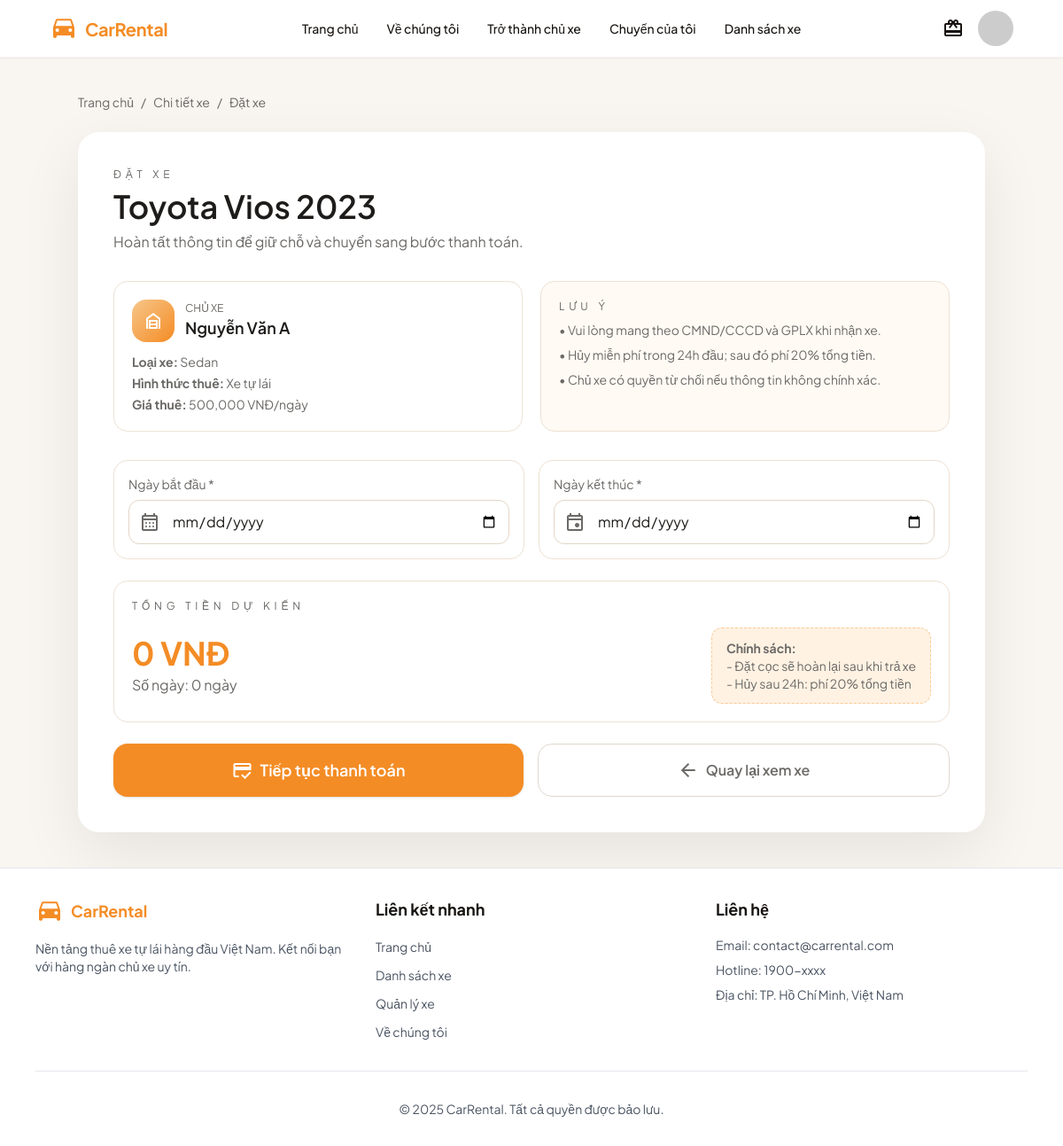
Screenshot of /client/booking.php?car_id=1 (signed in) with the database file from the repository.
### tables this page shows
CREATE TABLE IF NOT EXISTS cars (
    id INT AUTO_INCREMENT PRIMARY KEY,
    owner_id INT NOT NULL,
    name VARCHAR(200) NOT NULL,
    description TEXT,
    image VARCHAR(255),
    price_per_day DECIMAL(10,2) NOT NULL,
    car_type VARCHAR(50) NOT NULL,
    seats INT DEFAULT 4,
    transmission ENUM('auto', 'manual') DEFAULT 'auto',
    fuel ENUM('gasoline', 'diesel', 'electric', 'hybrid') DEFAULT 'gasoline',
    rental_type ENUM('self-drive', 'with-driver', 'long-term') DEFAULT 'self-drive',
    location VARCHAR(100) DEFAULT 'hcm',
    status ENUM('available', 'rented', 'maintenance') DEFAULT 'available',
    created_at TIMESTAMP DEFAULT CURRENT_TIMESTAMP,
    FOREIGN KEY (owner_id) REFERENCES users(id) ON DELETE CASCADE
);

CREATE TABLE IF NOT EXISTS users (
    id INT AUTO_INCREMENT PRIMARY KEY,
    username VARCHAR(50) UNIQUE NOT NULL,
    email VARCHAR(100) UNIQUE NOT NULL,
    password VARCHAR(255) NOT NULL,
    role ENUM('user', 'admin', 'host') DEFAULT 'user',
    full_name VARCHAR(100) NOT NULL,
    phone VARCHAR(20),
    avatar VARCHAR(255) DEFAULT NULL,
    created_at TIMESTAMP DEFAULT CURRENT_TIMESTAMP
);

### client/booking.php (the view, shortened to what this page needs)
<?php
require_once '../config/database.php';
$car_id = $_GET['car_id'] ?? 0;
$stmt = $conn->prepare("SELECT c.*, u.full_name as owner_name
    FROM cars c
    JOIN users u ON c.owner_id = u.id
    WHERE c.id = ? AND c.status = 'available'");
$stmt->bind_param("i", $car_id);
$stmt->execute();
$result = $stmt->get_result();
$car = $result->fetch_assoc();
$car_type_labels = [
    'sedan'     => 'Sedan',
    'suv'       => 'SUV',
    'mpv'       => 'MPV',
    'pickup'    => 'Bán tải',
    'hatchback' => 'Hatchback',
    'van'       => 'Xe khách',
];
$rental_type_labels = [
    'self-drive'  => 'Xe tự lái',
    'with-driver' => 'Xe có tài xế',
    'long-term'   => 'Thuê dài hạn',
];
?>
<!DOCTYPE html>
<html lang="vi" class="light">
<head>
    <script src="https://cdn.tailwindcss.com?plugins=forms,container-queries"></script>
</head>
<body class="font-display bg-background text-[#1e1c1a]">
    <div class="min-h-screen flex flex-col">
        <div class="bg-white shadow-sm sticky top-0 z-10">
            <?php include '../includes/header.php'; ?>
        </div>
        <main class="px-4 py-10 flex-1">
            <div class="max-w-5xl mx-auto space-y-6">
                <div class="flex items-center text-sm text-slate gap-2">
                    <a href="../index.php" class="hover:text-primary">Trang chủ</a>
                    <span>/</span>
                    <a href="car-detail.php?id=<?php echo (int)$car_id; ?>" class="hover:text-primary">Chi tiết xe</a>
                    <span>/</span>
                    <span>Đặt xe</span>
                </div>
                <section class="bg-white rounded-3xl shadow-card p-6 md:p-10 space-y-8">
                    <div>
                        <p class="text-xs uppercase tracking-[0.4em] text-slate mb-2">Đặt xe</p>
                        <h1 class="text-3xl md:text-4xl font-semibold"><?php echo htmlspecialchars($car['name']); ?></h1>
                        <p class="text-slate mt-2">Hoàn tất thông tin để giữ chỗ và chuyển sang bước thanh toán.</p>
                    </div>
                    <div class="grid gap-5 md:grid-cols-2">
                        <div class="border border-[#eee1d4] rounded-2xl p-5 space-y-3">
                            <div class="flex items-center gap-3">
                                <div class="w-12 h-12 rounded-2xl bg-gradient-to-br from-[#f7c68a] to-[#f48c25] flex items-center justify-center text-white">
                                    <span class="material-symbols-outlined text-2xl">garage_home</span>
                                </div>
                                <div>
                                    <p class="text-xs uppercase text-slate">Chủ xe</p>
                                    <p class="font-semibold text-lg"><?php echo htmlspecialchars($car['owner_name']); ?></p>
                                </div>
                            </div>
                            <div class="text-sm text-slate space-y-1">
                                <p><strong>Loại xe:</strong> <?php echo htmlspecialchars($car_type_labels[$car['car_type']] ?? ucfirst($car['car_type'])); ?></p>
                                <p><strong>Hình thức thuê:</strong> <?php echo htmlspecialchars($rental_type_labels[$car['rental_type']] ?? $car['rental_type']); ?></p>
                                <p><strong>Giá thuê:</strong> <?php echo number_format($car['price_per_day']); ?> VNĐ/ngày</p>
                            </div>
                        </div>
                        <div class="border border-[#eee1d4] rounded-2xl p-5 bg-[#fffaf4] text-sm text-slate space-y-2">
                            <p class="text-xs uppercase tracking-[0.4em]">Lưu ý</p>
                            <p>• Vui lòng mang theo CMND/CCCD và GPLX khi nhận xe.</p>
                            <p>• Hủy miễn phí trong 24h đầu; sau đó phí 20% tổng tiền.</p>
                            <p>• Chủ xe có quyền từ chối nếu thông tin không chính xác.</p>
                        </div>
                    </div>
                    <form method="POST" id="bookingForm" class="space-y-6">
                        <div class="grid gap-4 md:grid-cols-2">
                            <div class="p-4 border border-[#eee1d4] rounded-2xl">
                                <label class="text-sm text-slate block mb-2" for="start_date">Ngày bắt đầu *</label>
                                <div class="relative">
                                    <span class="material-symbols-outlined absolute left-3 top-1/2 -translate-y-1/2 text-slate">calendar_month</span>
                                    <input type="date" id="start_date" name="start_date"
                                           class="w-full rounded-xl border border-[#e5d5c7] pl-12 py-3 focus:ring-primary focus:border-primary"
                                           min="<?php echo date('Y-m-d'); ?>"
                                           value="<?php echo htmlspecialchars($_POST['start_date'] ?? ''); ?>" required>
                                </div>
                            </div>
                            <div class="p-4 border border-[#eee1d4] rounded-2xl">
                                <label class="text-sm text-slate block mb-2" for="end_date">Ngày kết thúc *</label>
                                <div class="relative">
                                    <span class="material-symbols-outlined absolute left-3 top-1/2 -translate-y-1/2 text-slate">event</span>
                                    <input type="date" id="end_date" name="end_date"
                                           class="w-full rounded-xl border border-[#e5d5c7] pl-12 py-3 focus:ring-primary focus:border-primary"
                                           min="<?php echo date('Y-m-d', strtotime('+1 day')); ?>"
                                           value="<?php echo htmlspecialchars($_POST['end_date'] ?? ''); ?>" required>
                                </div>
                            </div>
                        </div>
                        <div class="p-5 border border-[#eee1d4] rounded-2xl bg-white">
                            <p class="text-xs uppercase text-slate tracking-[0.4em] mb-4">Tổng tiền dự kiến</p>
                            <div class="flex flex-col gap-4 md:flex-row md:items-center md:justify-between">
                                <div>
                                    <p class="text-4xl font-bold text-primary"><span id="totalPrice">0</span> VNĐ</p>
                                    <p class="text-slate mt-1">Số ngày: <span id="days">0</span> ngày</p>
                                </div>
                                <div class="text-sm text-slate bg-[#fff2e3] border border-dashed border-primary/40 rounded-xl px-4 py-3">
                                    <p><strong>Chính sách:</strong></p>
                                    <p>- Đặt cọc sẽ hoàn lại sau khi trả xe</p>
                                    <p>- Hủy sau 24h: phí 20% tổng tiền</p>
                                </div>
                            </div>
                        </div>
                        <div class="flex flex-col sm:flex-row gap-4">
                            <button type="submit" class="flex-1 inline-flex justify-center items-center gap-2 py-4 rounded-2xl bg-primary text-white text-lg font-semibold shadow hover:bg-[#e47a0f] transition">
                                <span class="material-symbols-outlined">credit_score</span>
                                Tiếp tục thanh toán
                            </button>
                            <a href="car-detail.php?id=<?php echo (int)$car_id; ?>" class="flex-1 inline-flex justify-center items-center gap-2 py-4 rounded-2xl border border-[#e0d8ce] text-slate font-semibold hover:bg-[#f3ece3] transition">
                                <span class="material-symbols-outlined">arrow_back</span>
                                Quay lại xem xe
                            </a>
                        </div>
                    </form>
                </section>
            </div>
        </main>
        <?php include '../includes/footer.php'; ?>
    </div>
</body>
</html>

### rows the page displays
cars: name "Toyota Vios 2023", owner.full_name "Nguyễn Văn A", car_type "Sedan", rental_type "Xe tự lái", price_per_day "500,000"
